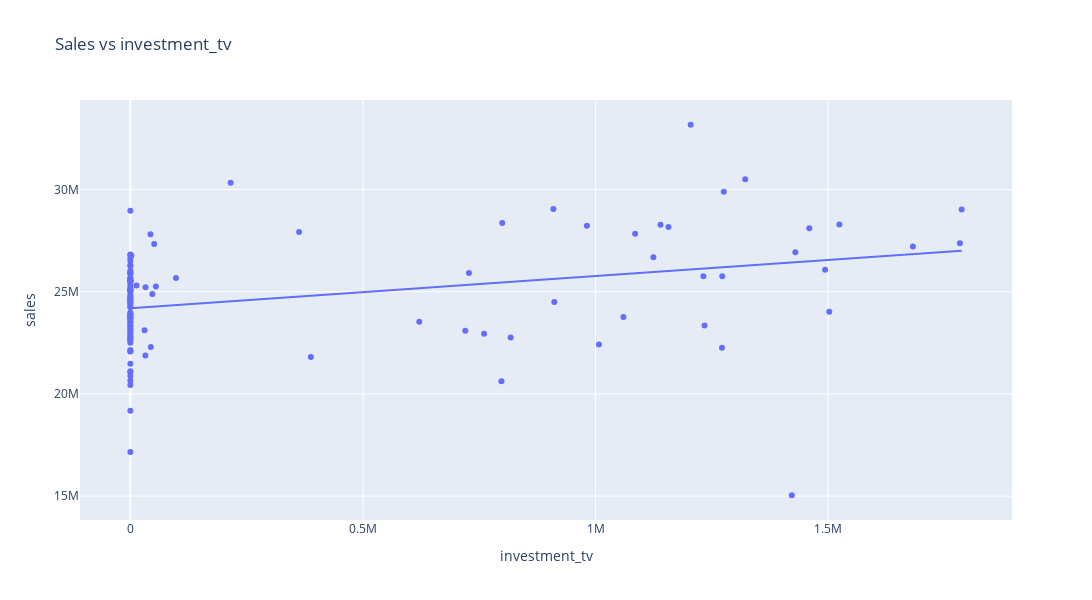

The cell this chart's notebook holds for it:
### Code cell
fig = px.scatter(df_week, 
                 x='investment_tv', 
                 y='sales', 
                 height=600, 
                 width=1200,
                 title='Sales vs investment_tv',
                 trendline='ols',
                 )
fig.show()
